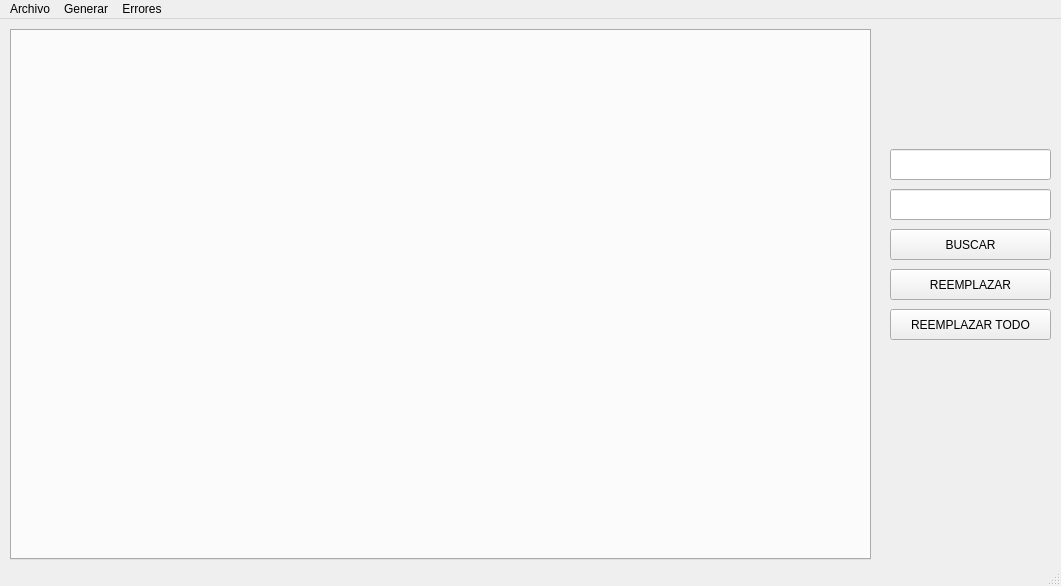
<?xml version="1.0" encoding="UTF-8"?>
<ui version="4.0">
 <class>Ventana_Principal</class>
 <widget class="QMainWindow" name="Ventana_Principal">
  <property name="windowModality">
   <enum>Qt::NonModal</enum>
  </property>
  <property name="geometry">
   <rect>
    <x>0</x>
    <y>0</y>
    <width>1061</width>
    <height>586</height>
   </rect>
  </property>
  <property name="minimumSize">
   <size>
    <width>1061</width>
    <height>586</height>
   </size>
  </property>
  <property name="maximumSize">
   <size>
    <width>1061</width>
    <height>586</height>
   </size>
  </property>
  <property name="windowTitle">
   <string>Editor J2H</string>
  </property>
  <property name="unifiedTitleAndToolBarOnMac">
   <bool>false</bool>
  </property>
  <widget class="QWidget" name="centralWidget">
   <widget class="QTabWidget" name="tabWidget">
    <property name="geometry">
     <rect>
      <x>10</x>
      <y>10</y>
      <width>861</width>
      <height>531</height>
     </rect>
    </property>
    <property name="currentIndex">
     <number>-1</number>
    </property>
    <property name="tabsClosable">
     <bool>false</bool>
    </property>
    <property name="movable">
     <bool>true</bool>
    </property>
   </widget>
   <widget class="QLineEdit" name="lineEdit">
    <property name="geometry">
     <rect>
      <x>890</x>
      <y>130</y>
      <width>161</width>
      <height>31</height>
     </rect>
    </property>
   </widget>
   <widget class="QLineEdit" name="lineEdit_2">
    <property name="geometry">
     <rect>
      <x>890</x>
      <y>170</y>
      <width>161</width>
      <height>31</height>
     </rect>
    </property>
   </widget>
   <widget class="QPushButton" name="bt_buscar">
    <property name="geometry">
     <rect>
      <x>890</x>
      <y>210</y>
      <width>161</width>
      <height>31</height>
     </rect>
    </property>
    <property name="text">
     <string>BUSCAR</string>
    </property>
   </widget>
   <widget class="QPushButton" name="bt_reemplazar">
    <property name="geometry">
     <rect>
      <x>890</x>
      <y>250</y>
      <width>161</width>
      <height>31</height>
     </rect>
    </property>
    <property name="text">
     <string>REEMPLAZAR</string>
    </property>
   </widget>
   <widget class="QPushButton" name="bt_reemplazarAll">
    <property name="geometry">
     <rect>
      <x>890</x>
      <y>290</y>
      <width>161</width>
      <height>31</height>
     </rect>
    </property>
    <property name="text">
     <string>REEMPLAZAR TODO</string>
    </property>
   </widget>
  </widget>
  <widget class="QMenuBar" name="menuBar">
   <property name="geometry">
    <rect>
     <x>0</x>
     <y>0</y>
     <width>1061</width>
     <height>19</height>
    </rect>
   </property>
   <widget class="QMenu" name="menuArchivo">
    <property name="title">
     <string>Archivo</string>
    </property>
    <addaction name="actionNuevo_Archivo_JSON"/>
    <addaction name="actionNuevo_Archivo_JSLT"/>
    <addaction name="actionGuardar_Como"/>
    <addaction name="actionGuardar"/>
    <addaction name="actionAbrir"/>
   </widget>
   <widget class="QMenu" name="menuGenerar">
    <property name="title">
     <string>Generar</string>
    </property>
    <addaction name="actionGenerar_HTML"/>
   </widget>
   <widget class="QMenu" name="menuErrores">
    <property name="title">
     <string>Errores</string>
    </property>
    <addaction name="actionVer_Reportes"/>
   </widget>
   <addaction name="menuArchivo"/>
   <addaction name="menuGenerar"/>
   <addaction name="menuErrores"/>
  </widget>
  <widget class="QStatusBar" name="statusBar"/>
  <action name="actionNuevo_Archivo_JSON">
   <property name="text">
    <string>Nuevo Archivo JSON</string>
   </property>
  </action>
  <action name="actionNuevo_Archivo_JSLT">
   <property name="text">
    <string>Nuevo Archivo JSLT</string>
   </property>
  </action>
  <action name="actionGuardar_Como">
   <property name="text">
    <string>Guardar Como</string>
   </property>
  </action>
  <action name="actionGuardar">
   <property name="text">
    <string>Guardar</string>
   </property>
  </action>
  <action name="actionAbrir">
   <property name="text">
    <string>Abrir</string>
   </property>
  </action>
  <action name="actionVer_Reportes">
   <property name="text">
    <string>Ver Reportes</string>
   </property>
  </action>
  <action name="actionGenerar_HTML">
   <property name="text">
    <string>Generar HTML</string>
   </property>
  </action>
 </widget>
 <layoutdefault spacing="6" margin="11"/>
 <resources/>
 <connections/>
</ui>
